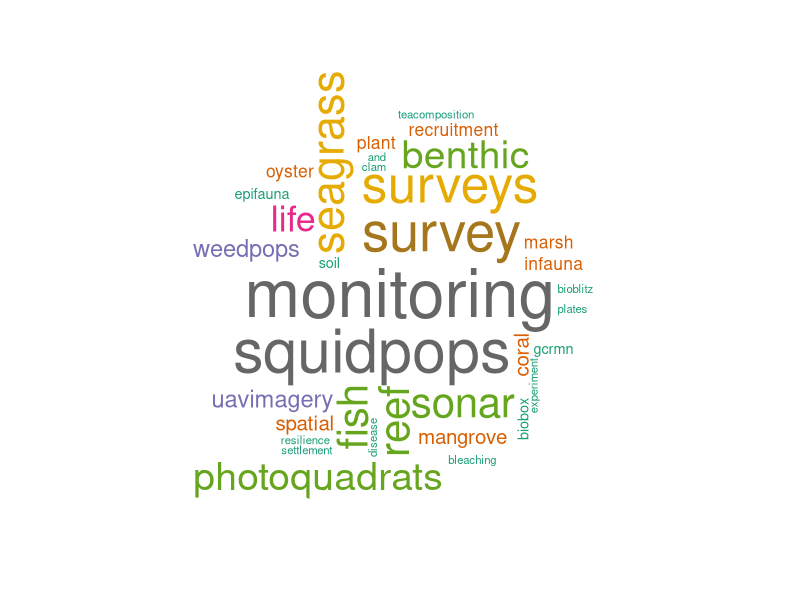
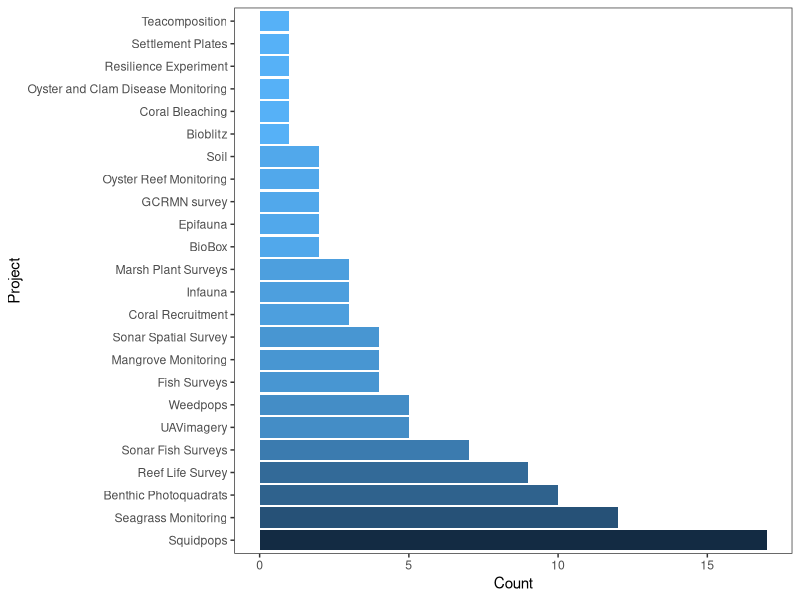
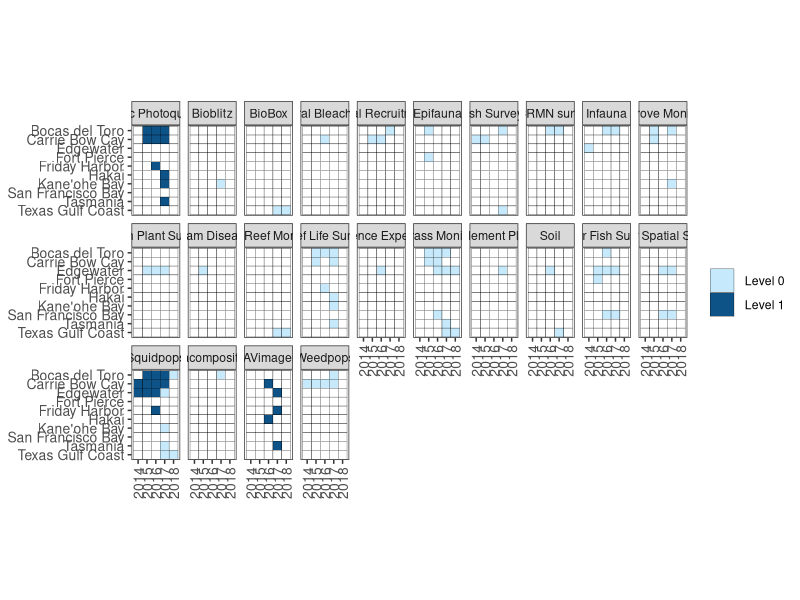
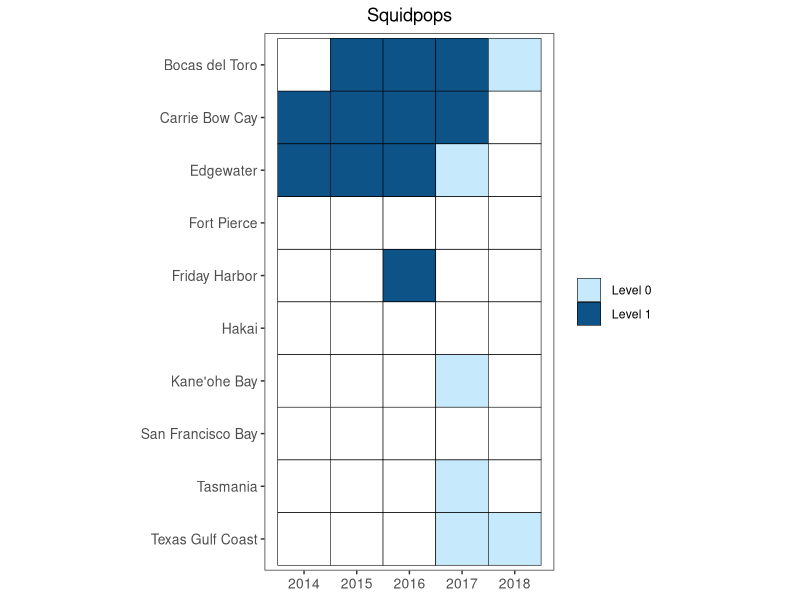
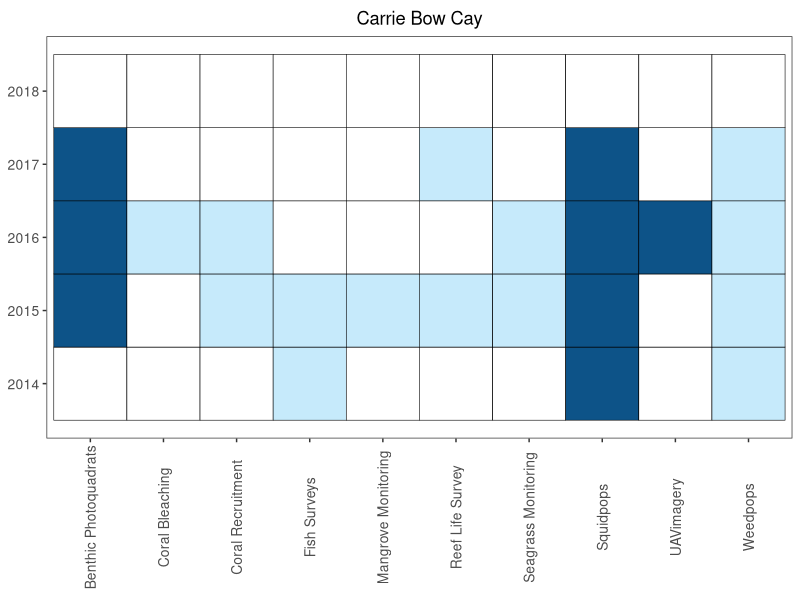

Here is the R script that generated these plots, in order:
## ---- chunk 1
library(tidyverse)
library(wordcloud)
library(tm)
library(here)
library(forcats)
set_here(path="../")
## ---- chunk 2
tracker <- read_csv(here("data/data-status-tracker.csv"))
tracker
## ---- chunk 3
tracker %>% group_by(Project) %>% count()

## ---- chunk 4
d <- Corpus(VectorSource(tracker$Project)) %>% tm_map(content_transformer(tolower))

#inspect(d)

tdm <- TermDocumentMatrix(d) %>%
  as.matrix()

v <- sort(rowSums(tdm), decreasing = TRUE)
d <- data.frame(word = names(v), freq=v)

set.seed(12)
wordcloud(words=d$word, freq = d$freq, min.freq = 1, max.words=200, random.order=FALSE, rot.per=0.25, colors=brewer.pal(8, "Dark2"))

## ---- chunk 5
tracker %>%
  group_by(Project) %>% 
  count() %>% 
  ggplot(aes(x=reorder(Project,-n), y=n, fill=-n))+
  geom_bar(stat="identity")+
  xlab("Project")+
  ylab("Count")+
  coord_flip()+
  theme_bw()+
  theme(panel.grid.major=element_blank(),
    panel.grid.minor=element_blank(),
    legend.position = "None")
## ---- chunk 6
# named list for site codes
sites <- c("TAS"="Tasmania", "SFB"="San Francisco Bay", "KB"="Kane'ohe Bay",  "HAK"="Hakai", "FP"="Fort Pierce",  "FHL"="Friday Harbor", "EW"="Edgewater",  "CB"="Carrie Bow Cay",  "BT"="Bocas del Toro",  "TGC"="Texas Gulf Coast")
## ---- chunk 7
# make a data frame with all combinations of Projects, Sites, Years
filled <- tracker %>% expand(Site, Year, Project) %>% 
  left_join(tracker) %>% mutate(level=case_when(
  L1 == "yes" ~ 1,
  L0 == "yes" ~ 0,
  TRUE ~ NA_real_ 
)) 


filled %>%
  mutate(siteName = sites[Site]) %>% 
  ggplot(aes(Year, fct_reorder(siteName, desc(siteName))))+
        geom_tile(aes(fill=factor(level)), color="black", size=0.1)+
        scale_fill_manual(values=c("#c6eafb","#0d5388"), na.value = "white", breaks=c(0,1), labels=c(" Level 0", " Level 1"))+
        coord_equal()+
        theme_bw() +
        theme(panel.grid.major = element_blank(),
              plot.title = element_text(hjust = 0.5),
              panel.grid.minor = element_blank(),
              axis.title.x = element_blank(),
              axis.title.y = element_blank(),
              legend.position="right", # position of legend or none
              legend.direction="vertical", # orientation of legend
              legend.title= element_blank(), # no title for legend
              axis.text.x=element_text(size=10, angle=90, vjust=0.5),
              axis.text.y=element_text(size=10)
              ) + facet_wrap(~Project, ncol = 10)
## ---- chunk 8
selected_project <- "Squidpops"

filled %>% 
  mutate(siteName = sites[Site]) %>% 
  filter(Project==selected_project) %>% 
  ggplot(aes(Year, fct_reorder(siteName, desc(siteName))))+
        geom_tile(aes(fill=factor(level)), color="black", size=0.2)+
        scale_fill_manual(values=c("#c6eafb","#0d5388"), na.value = "white", breaks=c(0,1), labels=c(" Level 0", " Level 1"))+
        coord_equal()+
        ggtitle(selected_project)+
        theme_bw() +
        theme(panel.grid.major = element_blank(),
              plot.title = element_text(hjust = 0.5),
              panel.grid.minor = element_blank(),
              axis.title.x = element_blank(),
              axis.title.y = element_blank(),
              legend.position="right", # position of legend or none
              legend.direction="vertical", # orientation of legend
              legend.title= element_blank(), # no title for legend
              axis.text.x=element_text(size=10),
              axis.text.y=element_text(size=10)
              ) 

## ---- chunk 9
selected_site <- "CB"

uniqueProjects <- filled %>% filter(Site==selected_site) %>% filter(!is.na(L0) | !is.na(L1)) %>% pull(Project) %>% unique()


filled %>% 
  filter(Site==selected_site) %>% 
  filter(Project %in% uniqueProjects) %>% 
  ggplot(aes(y=Year, x=Project))+
        geom_tile(aes(fill=factor(level)), color="black", size=0.2)+
        scale_fill_manual(values=c("#c6eafb","#0d5388"), na.value = "white", breaks=c(0,1), labels=c(" Level 0", " Level 1"))+
        coord_equal(ratio = 1)+
        ggtitle(sites[selected_site])+
        theme_bw() +
        theme(panel.grid.major = element_blank(),
              plot.title = element_text(hjust = 0.5),
              panel.grid.minor = element_blank(),
              axis.title.x = element_blank(),
              axis.title.y = element_blank(),
              legend.position="none", # position of legend or none
              legend.direction="vertical", # orientation of legend
              legend.title= element_blank(), # no title for legend
              axis.text.x=element_text(size=10, angle=90,  vjust=0.5),
              axis.text.y=element_text(size=10)
              ) 
